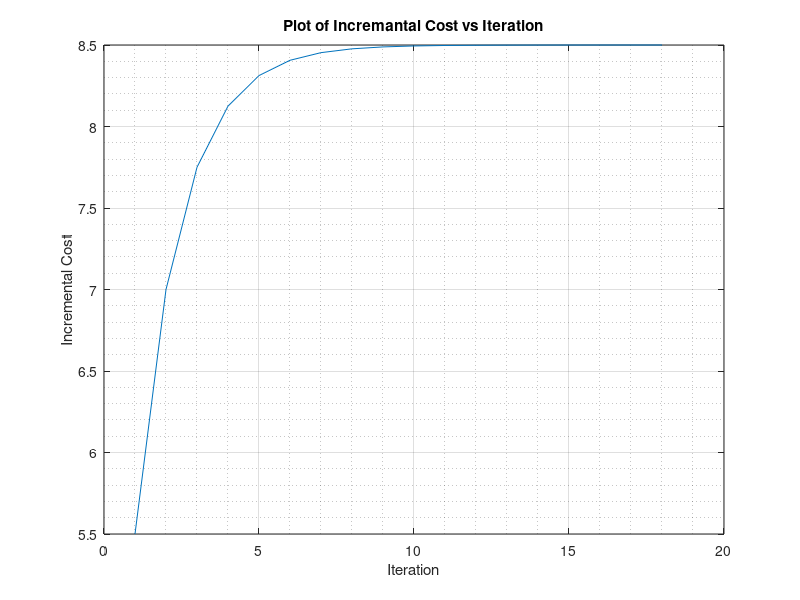
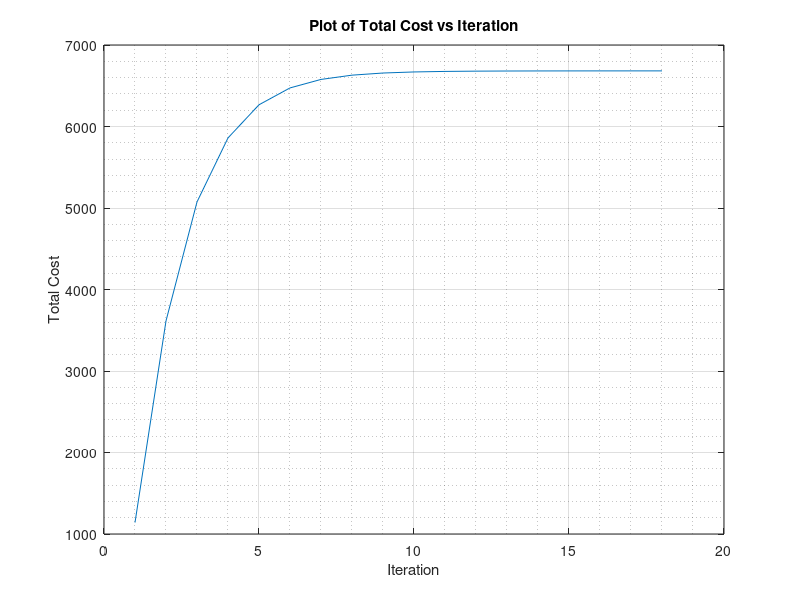

Write MATLAB code to recreate these figures, in order. (Note: this script raises an error after producing the figures.)
clear
clc

a=[500 400 200];                                         %a,b,g are constants of cost function
b=[5.3 5.5 5.8];
g=[0.004 0.006 0.009];                                   %Pd=Power Demand,E=Tolerance
Pd=800; E=10^(-2)  ; L=[5.5 6.5 7.5 9.5 10.5 11.5];      %L(lamda)=Incremental Costs
                                                         %n=no of iterations
for j=1:length(L)
    dP=5; n=0; 
while (abs(dP)>E)
n=n+1; C=0;
for i=1:length(a)
    P(i)=(L(j)-b(i))/(2*g(i));
    C=C+a(i)+b(i)*P(i)+g(i)*P(i)^2;
end
P1(n,1)=P(1);P2(n,1)=P(2);P3(n,1)=P(3);
Cost(n,1)=C;
IC(n,1)=L(j);
Iteration(n,1)=n;
dP=sum(P)-Pd;
dL=dP/sum(1./(2.*g));
L(j)=L(j)-dL/2;
Pdemand(n,1)=Pd; Pgen(n,1)=sum(P); delP(n,1)=dP;

end
figure(1);plot(IC); hold on; xlabel('Iteration'); ylabel('Incremental Cost');
    title('Plot of Incremantal Cost vs Iteration'); grid; grid minor;
figure(2);plot(Cost); grid on; grid minor; hold on; xlabel('Iteration'); ylabel('Total Cost');
    title('Plot of Total Cost vs Iteration');
T=table(Iteration,IC,P1,P2,P3,Pdemand,Pgen,delP,Cost)
end

